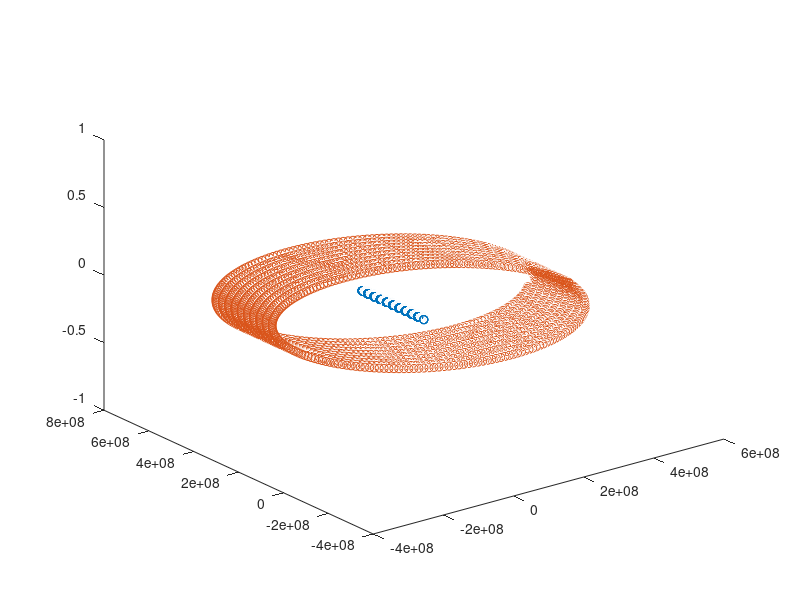

This figure's MATLAB source:
clear
tic
X1(2,:)=[0 0 0];
X2(2,:)=[0.4055e9 0 0];
V1=[0 0 0];
V2=[0 970 0];
M=[5.9724e24 0.07346e24];
G=6.67430e-11;
dt=11664;   #Paso de integración
T=23328000;
N=T/dt;
function A = aceleracion(X1, X2, M)
    G = 6.67430e-11;
    r = norm(X1 - X2, 2);
    A = -G * (M(1) * M(2) / r^3) * (X2 - X1);
end
X1(1,:)=X1(2,:)-V1*dt-0.5*aceleracion(X1(2,:),X2(2,:),M)*dt^2/M(1);
X2(1,:)=X2(2,:)-V2*dt+0.5*aceleracion(X1(2,:),X2(2,:),M)*dt^2/M(2);
for i=2:N
  X1(i+1,:)=2*X1(i,:)-X1(i-1,:)-aceleracion(X1(i,:),X2(i,:),M)*dt^2/M(1);
  X2(i+1,:)=2*X2(i,:)-X2(i-1,:)+aceleracion(X1(i,:),X2(i,:),M)*dt^2/M(2);
end
toc
plot3(X1(:,1),X1(:,2),X1(:,3),'o')
hold on
plot3(X2(:,1),X2(:,2),X2(:,3),'o')
